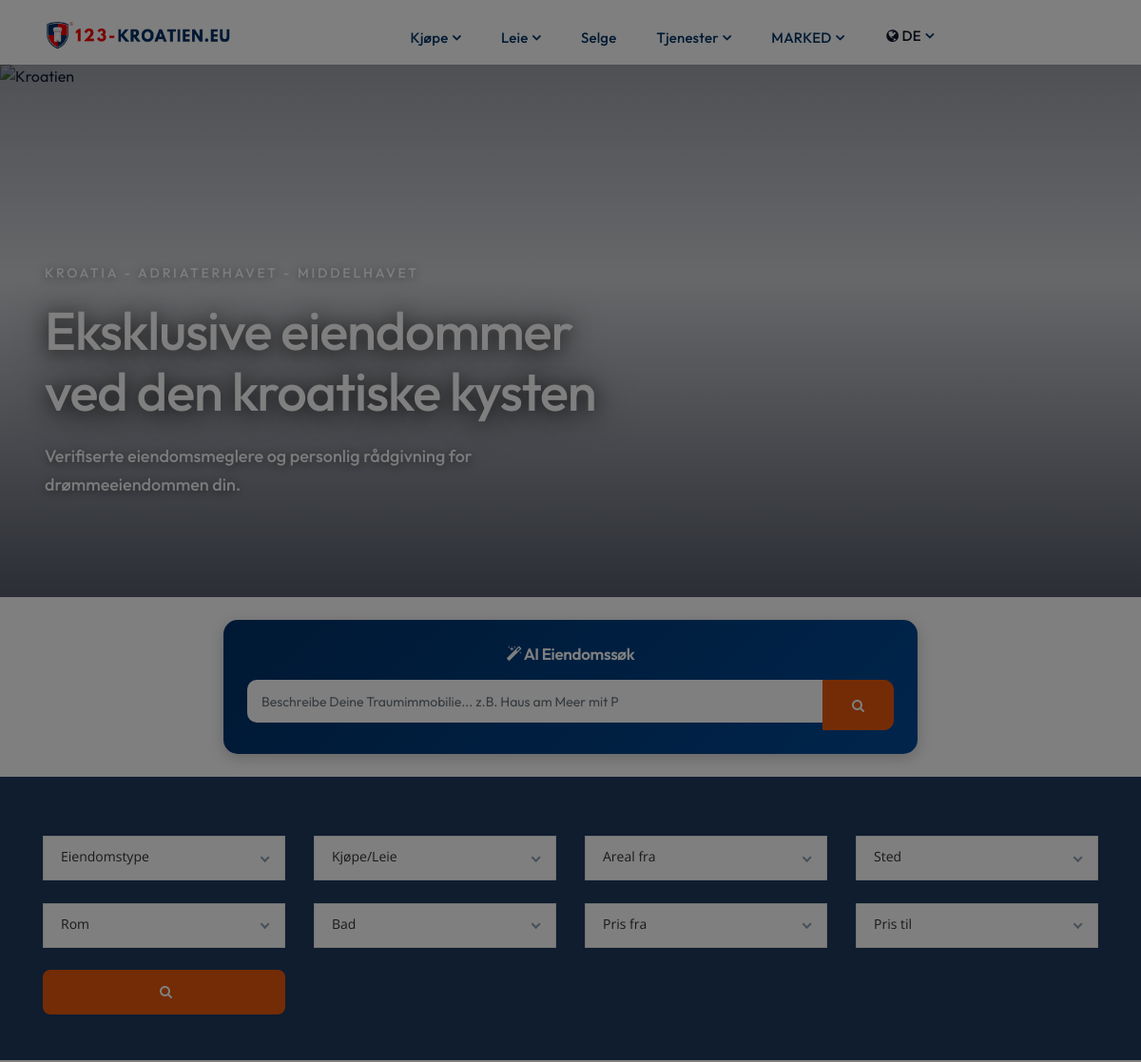
The app's page /no/ (upper part), older data.
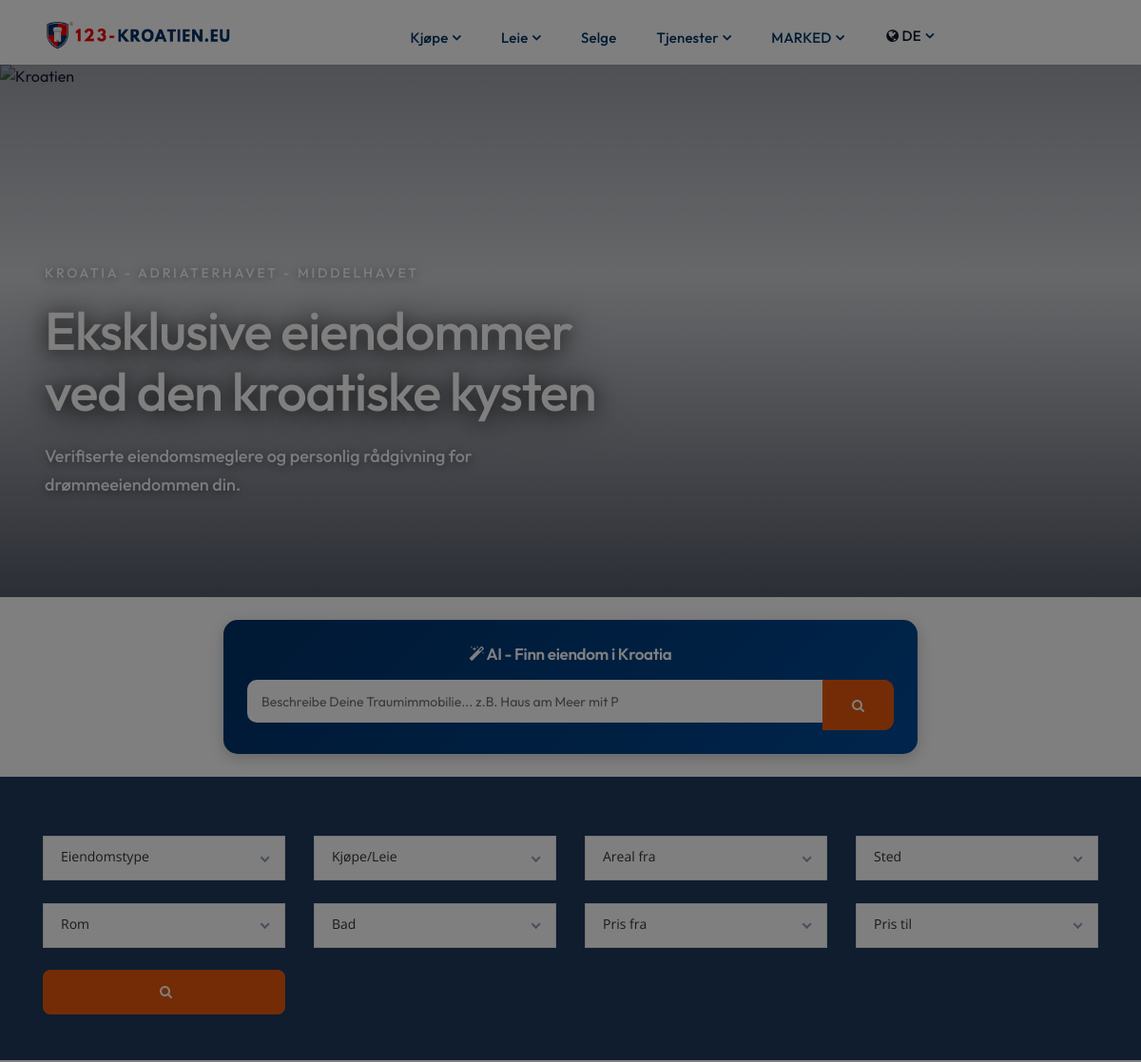
The same page, newer data.
### pages/models.py (models this page shows)
class Translation(models.Model):
    PAGES = (
        ('home', 'home'),
        ('about', 'about'),
        ('listings', 'listings'),
        ('property details', 'property details'),
        ('blog', 'blog'),
        ('blog details', 'blog details'),
        ('contact', 'contact'),
        ('privacy', 'privacy'),
        ('navbar', 'navbar'),
        ('add-property', 'add-property'),
        ('profile', 'profile'),
        ('footer', 'footer'),
        ('login', 'login'),
        ('signup', 'signup'),
        ('faq', 'faq'),
        ('forget-password', 'forget-password'),
        ('reset-password', 'reset-password')
    )
    name = models.CharField(max_length=255, unique=True)
    page = models.CharField(max_length=50, choices=PAGES)
    english_content = models.TextField(blank=True)
    german_content = models.TextField(blank=True)
    french_content = models.TextField(blank=True)
    greek_content = models.TextField(blank=True)
    croatian_content = models.TextField(blank=True)
    polish_content = models.TextField(blank=True)
    czech_content = models.TextField(blank=True)
    russian_content = models.TextField(blank=True)
    swedish_content = models.TextField(blank=True)
    norway_content = models.TextField(blank=True)
    slovak_content = models.TextField(blank=True)
    dutch_content = models.TextField(blank=True)
    class Meta:
        ordering = ['name']

### main/views.py (the view)
# urls.py: path('', views.home, name='home'),
def home(request):
    site_language = request.session.get('site_language')
    if not site_language:
        request.session['site_language'] = 'ge'
    latest_8_listings = Listing.objects.filter(is_published=True).order_by('-list_date')[:8]
    user_language = request.session.get('site_language', 'en')
    for listing in latest_8_listings:
        if user_language == 'ge': listing.json_content = json.loads(listing.german_content) if listing.german_content else listing.get_json()
        elif user_language == 'fr': listing.json_content = json.loads(listing.french_content) if listing.french_content else listing.get_json()
        elif user_language == 'gr': listing.json_content = json.loads(listing.greek_content) if listing.greek_content else listing.get_json()
        elif user_language == 'hr': listing.json_content = json.loads(listing.croatian_content) if listing.croatian_content else listing.get_json()
        elif user_language == 'pl': listing.json_content = json.loads(listing.polish_content) if listing.polish_content else listing.get_json()
        elif user_language == 'cz': listing.json_content = json.loads(listing.czech_content) if listing.czech_content else listing.get_json()
        elif user_language == 'ru': listing.json_content = json.loads(listing.russian_content) if listing.russian_content else listing.get_json()
        elif user_language == 'sw': listing.json_content = json.loads(listing.swedish_content) if listing.swedish_content else listing.get_json()
        elif user_language == 'no': listing.json_content = json.loads(listing.norway_content) if listing.norway_content else listing.get_json()
        elif user_language == 'sk': listing.json_content = json.loads(listing.slovak_content) if listing.slovak_content else listing.get_json()
        elif user_language == 'nl': listing.json_content = json.loads(listing.dutch_content) if listing.dutch_content else listing.get_json()
        else: listing.json_content = json.loads(listing.english_content) if listing.english_content else listing.get_json()
    lang = request.session.get('site_language', 'ge')
    partners_with_logo = Professional.objects.filter(
        is_active=True,
        is_verified=True,
        company_logo__isnull=False
    ).exclude(company_logo='').order_by('?')[:12]
    context = {
        'latest_8_listings': latest_8_listings,
        'partners_with_logo': partners_with_logo,
    }
    return render(request, 'main/home.html', context)

### main/context_processors.py (called while the page is built)
def set_language(request):
    lang = request.session.get('site_language', 'ge')
    activate(lang)
    return {'language': lang}

def get_sitemap_translations(request):
    path_parts = request.path.strip("/").split("/")
    url_lang = path_parts[0] if path_parts and path_parts[0] in SITEMAP_TRANSLATIONS else None
    user_language = url_lang or request.session.get("site_language", "ge")
    sitemap_trans = SITEMAP_TRANSLATIONS.get(user_language, SITEMAP_TRANSLATIONS["ge"])
    return {f"sm_{k}": v for k, v in sitemap_trans.items()}

def get_search_filter_translations(request):
    path_parts = request.path.strip("/").split("/")
    url_lang = path_parts[0] if path_parts and path_parts[0] in SEARCH_FILTER_TRANSLATIONS else None
    user_language = url_lang or request.session.get("site_language", "ge")
    filter_trans = SEARCH_FILTER_TRANSLATIONS.get(user_language, SEARCH_FILTER_TRANSLATIONS["ge"])
    return filter_trans

### templates/main/home.html (shortened to what the changed rows need)
{% extends 'include/base.html' %}
{% load static %}
{% load i18n %}
{% block body %}
    <div class="hero-section" style="position: relative; height: 70vh; min-height: 500px; overflow: hidden;">
        <div style="position: absolute; bottom: 15%; left: 0; right: 0; z-index: 10; padding: 0 2rem;">
            <div class="container">
                <h1 style="font-size: clamp(2rem, 5vw, 3.5rem); font-weight: 500; color: #fff; line-height: 1.15; margin-bottom: 1.25rem; text-shadow: 0 2px 20px rgba(0,0,0,0.7), 0 4px 40px rgba(0,0,0,0.5);">{{hero_title|safe}}</h1>
            </div>
        </div>
    </div>
    <div class="container my-4">
        <div class="row justify-content-center">
            <div class="col-lg-8">
                <div class="smart-search-box" style="background: linear-gradient(135deg, #003167 0%, #004a99 100%); border-radius: 15px; padding: 25px; box-shadow: 0 4px 15px rgba(0,0,0,0.2);">
                    <h5 class="text-white text-center mb-3">
                        <i class="fa fa-magic"></i> {{ smart_search_title }}
                    </h5>
                    <div class="input-group">
                        <input type="text" id="smart-search-input" class="form-control form-control-lg"
                               placeholder=""
                               style="border-radius: 10px 0 0 10px; border: none; padding: 15px;">
                        <div class="input-group-append">
                        </div>
                    </div>
                </div>
            </div>
        </div>
    </div>
{% endblock body %}

Row changes from the older to the newer data that the page shows:
changed Translation: norway_content "AI Eiendomssøk" → "AI - Finn eiendom i Kroatia"
